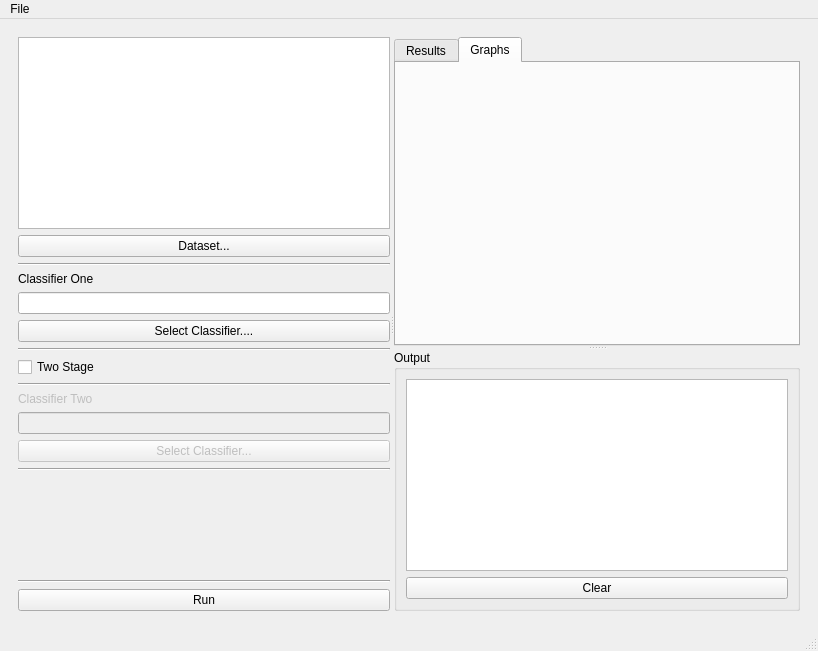
<?xml version="1.0" encoding="UTF-8"?>
<ui version="4.0">
 <author>Jack Anderson</author>
 <class>MainWindow</class>
 <widget class="QMainWindow" name="MainWindow">
  <property name="geometry">
   <rect>
    <x>0</x>
    <y>0</y>
    <width>818</width>
    <height>651</height>
   </rect>
  </property>
  <property name="windowTitle">
   <string>MainWindow</string>
  </property>
  <widget class="QWidget" name="centralwidget">
   <layout class="QHBoxLayout" name="horizontalLayout">
    <item>
     <widget class="QWidget" name="widget_3" native="true">
      <layout class="QHBoxLayout" name="horizontalLayout_2">
       <item>
        <widget class="QSplitter" name="splitter_2">
         <property name="sizePolicy">
          <sizepolicy hsizetype="Preferred" vsizetype="Preferred">
           <horstretch>0</horstretch>
           <verstretch>0</verstretch>
          </sizepolicy>
         </property>
         <property name="orientation">
          <enum>Qt::Horizontal</enum>
         </property>
         <property name="opaqueResize">
          <bool>true</bool>
         </property>
         <property name="handleWidth">
          <number>4</number>
         </property>
         <property name="childrenCollapsible">
          <bool>false</bool>
         </property>
         <widget class="QWidget" name="widget_2" native="true">
          <property name="sizePolicy">
           <sizepolicy hsizetype="Minimum" vsizetype="Preferred">
            <horstretch>0</horstretch>
            <verstretch>0</verstretch>
           </sizepolicy>
          </property>
          <property name="minimumSize">
           <size>
            <width>150</width>
            <height>0</height>
           </size>
          </property>
          <layout class="QVBoxLayout" name="verticalLayout">
           <item>
            <widget class="QTextEdit" name="txt_dataset">
             <property name="sizePolicy">
              <sizepolicy hsizetype="Preferred" vsizetype="Expanding">
               <horstretch>0</horstretch>
               <verstretch>0</verstretch>
              </sizepolicy>
             </property>
             <property name="readOnly">
              <bool>true</bool>
             </property>
            </widget>
           </item>
           <item>
            <widget class="QPushButton" name="btn_dataset">
             <property name="text">
              <string>Dataset...</string>
             </property>
            </widget>
           </item>
           <item>
            <widget class="Line" name="line">
             <property name="orientation">
              <enum>Qt::Horizontal</enum>
             </property>
            </widget>
           </item>
           <item>
            <widget class="QLabel" name="label_2">
             <property name="text">
              <string>Classifier One</string>
             </property>
            </widget>
           </item>
           <item>
            <widget class="QLineEdit" name="txt_alg1">
             <property name="sizePolicy">
              <sizepolicy hsizetype="Preferred" vsizetype="Fixed">
               <horstretch>0</horstretch>
               <verstretch>0</verstretch>
              </sizepolicy>
             </property>
            </widget>
           </item>
           <item>
            <widget class="QPushButton" name="btn_alg1">
             <property name="text">
              <string>Select Classifier....</string>
             </property>
            </widget>
           </item>
           <item>
            <widget class="Line" name="line_5">
             <property name="orientation">
              <enum>Qt::Horizontal</enum>
             </property>
            </widget>
           </item>
           <item>
            <widget class="QCheckBox" name="chk_two_stage">
             <property name="text">
              <string>Two Stage</string>
             </property>
            </widget>
           </item>
           <item>
            <widget class="Line" name="line_4">
             <property name="orientation">
              <enum>Qt::Horizontal</enum>
             </property>
            </widget>
           </item>
           <item>
            <widget class="QLabel" name="label">
             <property name="enabled">
              <bool>false</bool>
             </property>
             <property name="text">
              <string>Classifier Two</string>
             </property>
            </widget>
           </item>
           <item>
            <widget class="QLineEdit" name="txt_alg2">
             <property name="enabled">
              <bool>false</bool>
             </property>
             <property name="sizePolicy">
              <sizepolicy hsizetype="Preferred" vsizetype="Fixed">
               <horstretch>0</horstretch>
               <verstretch>0</verstretch>
              </sizepolicy>
             </property>
            </widget>
           </item>
           <item>
            <widget class="QPushButton" name="btn_alg2">
             <property name="enabled">
              <bool>false</bool>
             </property>
             <property name="text">
              <string>Select Classifier...</string>
             </property>
            </widget>
           </item>
           <item>
            <widget class="Line" name="line_3">
             <property name="orientation">
              <enum>Qt::Horizontal</enum>
             </property>
            </widget>
           </item>
           <item>
            <spacer name="verticalSpacer">
             <property name="orientation">
              <enum>Qt::Vertical</enum>
             </property>
             <property name="sizeHint" stdset="0">
              <size>
               <width>20</width>
               <height>40</height>
              </size>
             </property>
            </spacer>
           </item>
           <item>
            <widget class="Line" name="line_2">
             <property name="orientation">
              <enum>Qt::Horizontal</enum>
             </property>
            </widget>
           </item>
           <item>
            <widget class="QPushButton" name="btn_run">
             <property name="text">
              <string>Run</string>
             </property>
            </widget>
           </item>
          </layout>
         </widget>
         <widget class="QWidget" name="widget" native="true">
          <layout class="QVBoxLayout" name="verticalLayout_2">
           <item>
            <widget class="QSplitter" name="splitter">
             <property name="orientation">
              <enum>Qt::Vertical</enum>
             </property>
             <widget class="QTabWidget" name="tabWidget">
              <property name="sizePolicy">
               <sizepolicy hsizetype="Expanding" vsizetype="Expanding">
                <horstretch>0</horstretch>
                <verstretch>1</verstretch>
               </sizepolicy>
              </property>
              <property name="minimumSize">
               <size>
                <width>0</width>
                <height>0</height>
               </size>
              </property>
              <property name="currentIndex">
               <number>1</number>
              </property>
              <widget class="QWidget" name="tab">
               <attribute name="title">
                <string>Results</string>
               </attribute>
              </widget>
              <widget class="QWidget" name="tab_2">
               <attribute name="title">
                <string>Graphs</string>
               </attribute>
              </widget>
             </widget>
             <widget class="QGroupBox" name="groupBox">
              <property name="sizePolicy">
               <sizepolicy hsizetype="Expanding" vsizetype="Expanding">
                <horstretch>0</horstretch>
                <verstretch>0</verstretch>
               </sizepolicy>
              </property>
              <property name="minimumSize">
               <size>
                <width>0</width>
                <height>0</height>
               </size>
              </property>
              <property name="title">
               <string>Output</string>
              </property>
              <layout class="QVBoxLayout" name="verticalLayout_3">
               <item>
                <widget class="QPlainTextEdit" name="plainTextEdit">
                 <property name="sizePolicy">
                  <sizepolicy hsizetype="Expanding" vsizetype="Expanding">
                   <horstretch>0</horstretch>
                   <verstretch>0</verstretch>
                  </sizepolicy>
                 </property>
                 <property name="minimumSize">
                  <size>
                   <width>0</width>
                   <height>0</height>
                  </size>
                 </property>
                </widget>
               </item>
               <item>
                <widget class="QPushButton" name="pushButton">
                 <property name="text">
                  <string>Clear</string>
                 </property>
                </widget>
               </item>
              </layout>
             </widget>
            </widget>
           </item>
          </layout>
         </widget>
        </widget>
       </item>
      </layout>
     </widget>
    </item>
   </layout>
  </widget>
  <widget class="QMenuBar" name="menubar">
   <property name="geometry">
    <rect>
     <x>0</x>
     <y>0</y>
     <width>818</width>
     <height>20</height>
    </rect>
   </property>
   <widget class="QMenu" name="menuFile">
    <property name="title">
     <string>File</string>
    </property>
    <widget class="QMenu" name="menuNew">
     <property name="title">
      <string>New</string>
     </property>
     <addaction name="actionAlgorithm"/>
    </widget>
    <addaction name="menuNew"/>
    <addaction name="actionSettings"/>
    <addaction name="separator"/>
    <addaction name="actionExit"/>
   </widget>
   <addaction name="menuFile"/>
  </widget>
  <widget class="QStatusBar" name="statusbar"/>
  <action name="actionAlgorithm">
   <property name="text">
    <string>Algorithm</string>
   </property>
  </action>
  <action name="actionSettings">
   <property name="text">
    <string>Settings</string>
   </property>
   <property name="shortcut">
    <string comment="Ctrl+Alt+s"/>
   </property>
  </action>
  <action name="actionExit">
   <property name="text">
    <string>Exit</string>
   </property>
   <property name="shortcut">
    <string comment="Ctrl+Q"/>
   </property>
  </action>
 </widget>
 <resources/>
 <connections>
  <connection>
   <sender>btn_alg1</sender>
   <signal>clicked()</signal>
   <receiver>MainWindow</receiver>
   <slot>btn_alg1_clicked()</slot>
   <hints>
    <hint type="sourcelabel">
     <x>166</x>
     <y>337</y>
    </hint>
    <hint type="destinationlabel">
     <x>285</x>
     <y>353</y>
    </hint>
   </hints>
  </connection>
  <connection>
   <sender>chk_two_stage</sender>
   <signal>toggled(bool)</signal>
   <receiver>MainWindow</receiver>
   <slot>chk_two_stage_toggled()</slot>
   <hints>
    <hint type="sourcelabel">
     <x>75</x>
     <y>368</y>
    </hint>
    <hint type="destinationlabel">
     <x>286</x>
     <y>398</y>
    </hint>
   </hints>
  </connection>
  <connection>
   <sender>btn_alg2</sender>
   <signal>clicked()</signal>
   <receiver>MainWindow</receiver>
   <slot>btn_alg2_clicked()</slot>
   <hints>
    <hint type="sourcelabel">
     <x>173</x>
     <y>459</y>
    </hint>
    <hint type="destinationlabel">
     <x>286</x>
     <y>487</y>
    </hint>
   </hints>
  </connection>
  <connection>
   <sender>btn_run</sender>
   <signal>clicked()</signal>
   <receiver>MainWindow</receiver>
   <slot>btn_run_clicked()</slot>
   <hints>
    <hint type="sourcelabel">
     <x>186</x>
     <y>551</y>
    </hint>
    <hint type="destinationlabel">
     <x>286</x>
     <y>575</y>
    </hint>
   </hints>
  </connection>
  <connection>
   <sender>btn_dataset</sender>
   <signal>clicked()</signal>
   <receiver>MainWindow</receiver>
   <slot>btn_dataset_clicked()</slot>
   <hints>
    <hint type="sourcelabel">
     <x>222</x>
     <y>244</y>
    </hint>
    <hint type="destinationlabel">
     <x>288</x>
     <y>258</y>
    </hint>
   </hints>
  </connection>
 </connections>
 <slots>
  <slot>btn_dataset_clicked()</slot>
  <slot>btn_alg1_clicked()</slot>
  <slot>chk_two_stage_toggled()</slot>
  <slot>btn_alg2_clicked()</slot>
  <slot>btn_run_clicked()</slot>
 </slots>
</ui>
